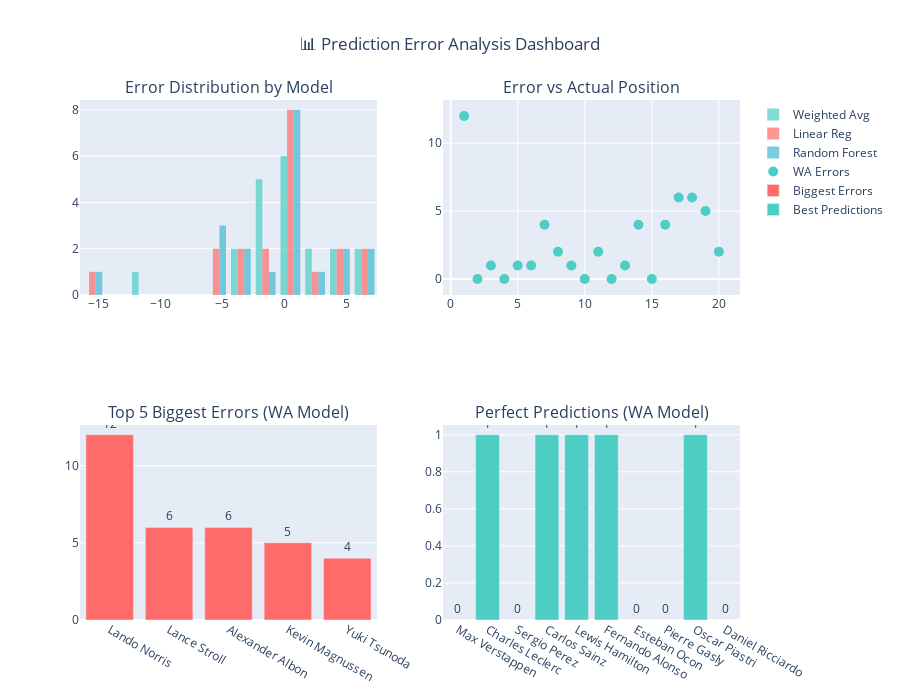

This figure's notebook cell:
### Markdown cell above
## 📊 Error Analysis Dashboard

### Code cell
# Error analysis
def create_error_analysis():
    fig = make_subplots(
        rows=2, cols=2,
        subplot_titles=(
            'Error Distribution by Model',
            'Error vs Actual Position', 
            'Top 5 Biggest Errors (WA Model)',
            'Perfect Predictions (WA Model)'
        )
    )
    
    # Error distribution
    models = ['pred_weighted_avg', 'pred_linear_reg', 'pred_random_forest']
    model_names = ['Weighted Avg', 'Linear Reg', 'Random Forest']
    colors = ['#4ECDC4', '#FF6B6B', '#45B7D1']
    
    for i, (model, name, color) in enumerate(zip(models, model_names, colors)):
        errors = predictions['actual_position'] - predictions[model]
        fig.add_trace(
            go.Histogram(x=errors, name=name, opacity=0.7, marker_color=color),
            row=1, col=1
        )
    
    # Error vs position (Weighted Average)
    wa_errors = abs(predictions['actual_position'] - predictions['pred_weighted_avg'])
    fig.add_trace(
        go.Scatter(
            x=predictions['actual_position'],
            y=wa_errors,
            mode='markers',
            marker=dict(size=10, color='#4ECDC4'),
            text=predictions['driver_name'],
            name='WA Errors'
        ),
        row=1, col=2
    )
    
    # Top 5 biggest errors
    biggest_errors = predictions.nlargest(5, 'WA_Error')
    fig.add_trace(
        go.Bar(
            x=biggest_errors['driver_name'],
            y=biggest_errors['WA_Error'],
            marker_color='#FF6B6B',
            text=biggest_errors['WA_Error'].round(1),
            textposition='outside',
            name='Biggest Errors'
        ),
        row=2, col=1
    )
    
    # Perfect/near-perfect predictions
    good_predictions = predictions[predictions['WA_Error'] <= 1]
    fig.add_trace(
        go.Bar(
            x=good_predictions['driver_name'],
            y=good_predictions['WA_Error'],
            marker_color='#4ECDC4',
            text=good_predictions['WA_Error'].round(1),
            textposition='outside',
            name='Best Predictions'
        ),
        row=2, col=2
    )
    
    fig.update_layout(
        height=700,
        title_text="📊 Prediction Error Analysis Dashboard",
        title_x=0.5,
        showlegend=True
    )
    
    return fig

# Add error columns
predictions['WA_Error'] = abs(predictions['actual_position'] - predictions['pred_weighted_avg'])
predictions['LR_Error'] = abs(predictions['actual_position'] - predictions['pred_linear_reg'])
predictions['RF_Error'] = abs(predictions['actual_position'] - predictions['pred_random_forest'])

error_fig = create_error_analysis()
error_fig.show()

### Figure 1 — Plotly figure (JSON) as saved in the notebook; plotly's stock layout.template omitted (floating-point values rounded to 4 significant figures)
{"data": [{"marker": {"color": "#4ECDC4"}, "name": "Weighted Avg", "opacity": 0.7, "type": "histogram", "x": [-12.0, 0.0, -1.0, 0.0, 1.0, -1.0, -4.0, 2.0, -1.0, 0.0, -2.0, 0.0, -1.0, -4.0, 0.0, 4.0, 6.0, 6.0, 5.0, 2.0], "xaxis": "x", "yaxis": "y"}, {"marker": {"color": "#FF6B6B"}, "name": "Linear Reg", "opacity": 0.7, "type": "histogram", "x": [-16.0, 1.0, -1.0, 1.0, 1.0, 0.0, -4.0, 3.0, 1.0, 1.0, -4.0, -1.0, -5.0, -5.0, 1.0, 5.0, 6.0, 6.0, 5.0, 0.0], "xaxis": "x", "yaxis": "y"}, {"marker": {"color": "#45B7D1"}, "name": "Random Forest", "opacity": 0.7, "type": "histogram", "x": [-16.0, 1.0, 0.0, 0.0, 1.0, -1.0, -5.0, 2.0, 1.0, 1.0, -4.0, -3.0, -5.0, -5.0, 1.0, 6.0, 4.0, 6.0, 4.0, 1.0], "xaxis": "x", "yaxis": "y"}, {"marker": {"color": "#4ECDC4", "size": 10}, "mode": "markers", "name": "WA Errors", "text": ["Lando Norris", "Max Verstappen", "Charles Leclerc", "Sergio Perez", "Carlos Sainz", "Lewis Hamilton", "Yuki Tsunoda", "George Russell", "Fernando Alonso", "Esteban Ocon", "Nico Hulkenberg", "Pierre Gasly", "Oscar Piastri", "Guanyu Zhou", "Daniel Ricciardo", "Valtteri Bottas", "Lance Stroll", "Alexander Albon", "Kevin Magnussen", "Logan Sargeant"], "type": "scatter", "x": [1.0, 2.0, 3.0, 4.0, 5.0, 6.0, 7.0, 8.0, 9.0, 10.0, 11.0, 12.0, 13.0, 14.0, 15.0, 16.0, 17.0, 18.0, 19.0, 20.0], "xaxis": "x2", "y": [12.0, 0.0, 1.0, 0.0, 1.0, 1.0, 4.0, 2.0, 1.0, 0.0, 2.0, 0.0, 1.0, 4.0, 0.0, 4.0, 6.0, 6.0, 5.0, 2.0], "yaxis": "y2"}, {"marker": {"color": "#FF6B6B"}, "name": "Biggest Errors", "text": [12.0, 6.0, 6.0, 5.0, 4.0], "textposition": "outside", "type": "bar", "x": ["Lando Norris", "Lance Stroll", "Alexander Albon", "Kevin Magnussen", "Yuki Tsunoda"], "xaxis": "x3", "y": [12.0, 6.0, 6.0, 5.0, 4.0], "yaxis": "y3"}, {"marker": {"color": "#4ECDC4"}, "name": "Best Predictions", "text": [0.0, 1.0, 0.0, 1.0, 1.0, 1.0, 0.0, 0.0, 1.0, 0.0], "textposition": "outside", "type": "bar", "x": ["Max Verstappen", "Charles Leclerc", "Sergio Perez", "Carlos Sainz", "Lewis Hamilton", "Fernando Alonso", "Esteban Ocon", "Pierre Gasly", "Oscar Piastri", "Daniel Ricciardo"], "xaxis": "x4", "y": [0.0, 1.0, 0.0, 1.0, 1.0, 1.0, 0.0, 0.0, 1.0, 0.0], "yaxis": "y4"}], "layout": {"annotations": [{"font": {"size": 16}, "showarrow": false, "text": "Error Distribution by Model", "x": 0.225, "xanchor": "center", "xref": "paper", "y": 1, "yanchor": "bottom", "yref": "paper"}, {"font": {"size": 16}, "showarrow": false, "text": "Error vs Actual Position", "x": 0.775, "xanchor": "center", "xref": "paper", "y": 1, "yanchor": "bottom", "yref": "paper"}, {"font": {"size": 16}, "showarrow": false, "text": "Top 5 Biggest Errors (WA Model)", "x": 0.225, "xanchor": "center", "xref": "paper", "y": 0.375, "yanchor": "bottom", "yref": "paper"}, {"font": {"size": 16}, "showarrow": false, "text": "Perfect Predictions (WA Model)", "x": 0.775, "xanchor": "center", "xref": "paper", "y": 0.375, "yanchor": "bottom", "yref": "paper"}], "height": 700, "showlegend": true, "title": {"text": "📊 Prediction Error Analysis Dashboard", "x": 0.5}, "xaxis": {"anchor": "y", "domain": [0, 0.45]}, "xaxis2": {"anchor": "y2", "domain": [0.55, 1]}, "xaxis3": {"anchor": "y3", "domain": [0, 0.45]}, "xaxis4": {"anchor": "y4", "domain": [0.55, 1]}, "yaxis": {"anchor": "x", "domain": [0.625, 1]}, "yaxis2": {"anchor": "x2", "domain": [0.625, 1]}, "yaxis3": {"anchor": "x3", "domain": [0, 0.375]}, "yaxis4": {"anchor": "x4", "domain": [0, 0.375]}}}
